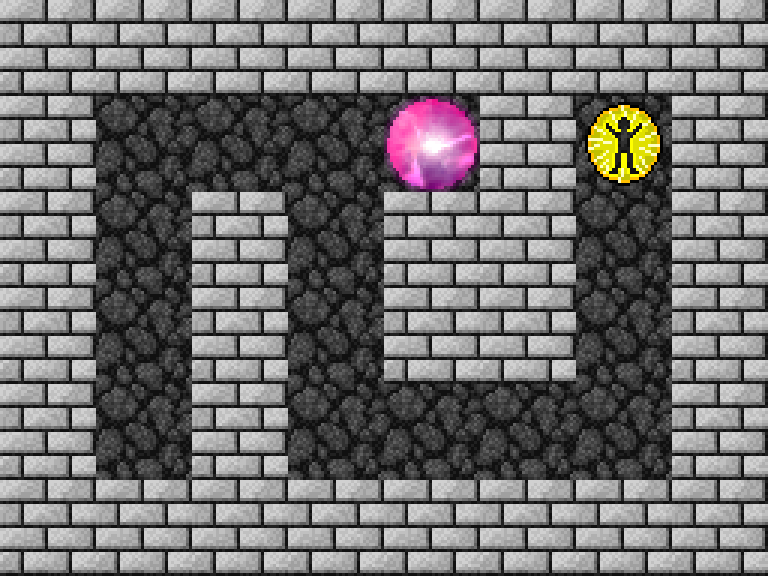

Tiled map render using the project's own tile images. Description and the map definition, with tile-layer contents summarised, below:
An orthogonal 8x6 tile map with 96x96 px tiles, 4 tile layers (Walls, Ground, End Goal, Invisible Reset).

<map version="1.0" orientation="orthogonal" renderorder="right-down" width="8" height="6" tilewidth="96" tileheight="96" nextobjectid="1">
 <tileset firstgid="1" name="Dungeon" tilewidth="96" tileheight="96" tilecount="3072" columns="64">
  <image source="tileSheet.png" width="6144" height="4608" />
 </tileset>
 <layer name="Walls" width="8" height="6">
  <data>[48 cells, 32 non-empty, 1 distinct tile ids]</data>
 </layer>
 <layer name="Ground" width="8" height="6">
  <data>[48 cells, 16 non-empty, 1 distinct tile ids]</data>
 </layer>
 <layer name="End Goal" width="8" height="6">
  <data>[48 cells, 1 non-empty, 1 distinct tile ids]</data>
 </layer>
 <layer name="Invisible Reset" width="8" height="6">
  <data>[48 cells, 1 non-empty, 1 distinct tile ids]</data>
 </layer>
</map>